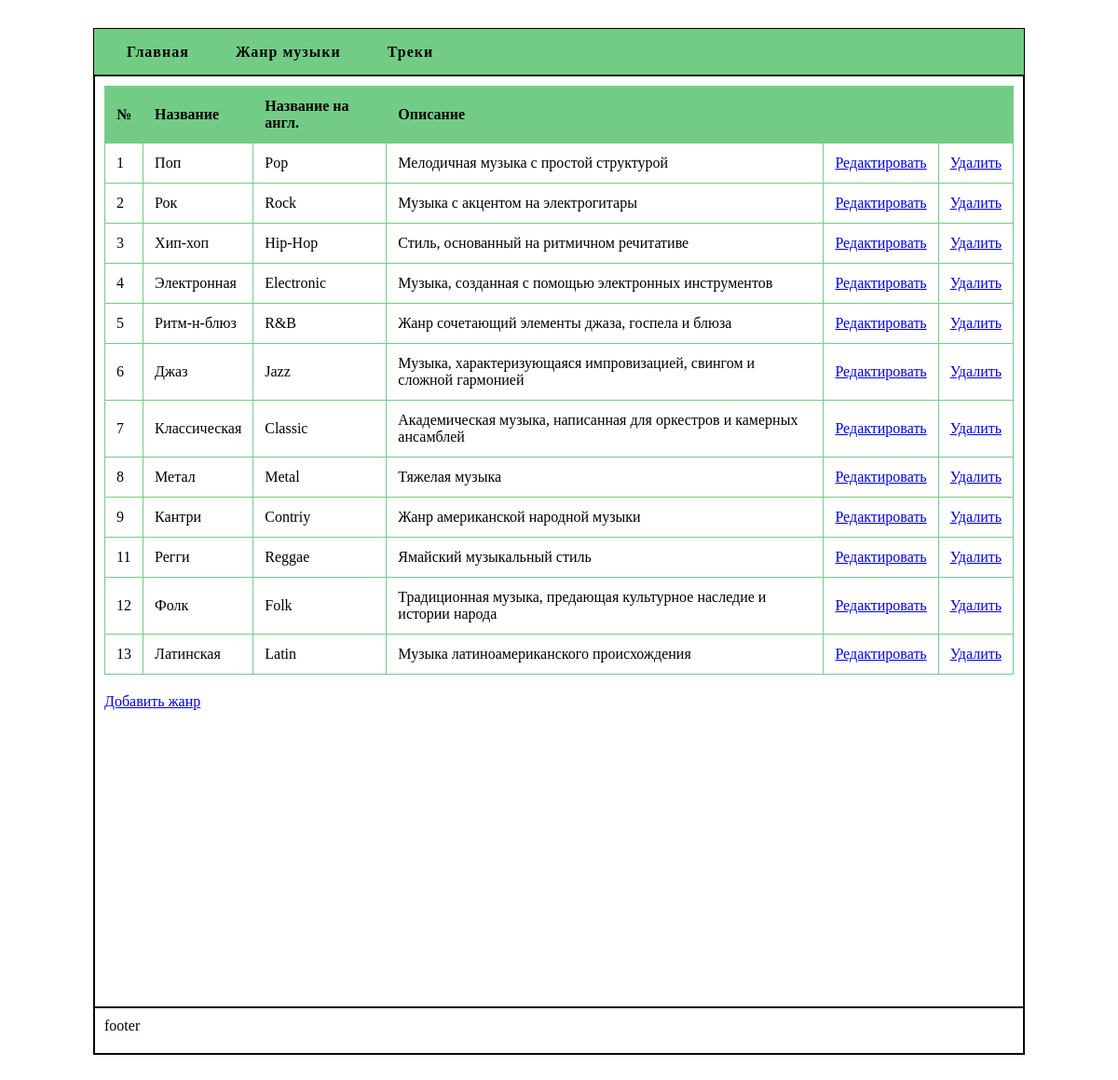
Page /genre/ on the committed database.
### main/models.py (models this page shows, shortened)
class Genre(models.Model):
    name_eng = models.CharField(max_length=100)
    name_ru = models.CharField(max_length=100)
    description = models.TextField()

### main/views.py (the view)
# urls.py: path('genre/', views.genre),
def genre (request):
    genre = Genre.objects.all()
    return render(request, 'genre.html', {'genre': genre})

### main/templates/genre.html (shortened to what this page needs)
{% extends "base.html" %}
{% block content %}
<table>
    <thead>
        <tr>
            <th>№</th>
            <th>Название</th>
            <th>Название на англ.</th>
            <th>Описание</th>
            <th></th>
            <th></th>
        </tr>
    </thead>
    <tbody>
        {% for g in genre %}
        <tr>
            <td>{{g.id}}</td>
            <td>{{g.name_ru}}</td>
            <td>{{g.name_eng}}</td>
            <td>{{g.description}}</td>
            <td><a href="/edit_genre/{{g.id}}">Редактировать</a></td>
            <td><a href="/delete_genre/{{g.id}}">Удалить</a></td>
        </tr>
        {% endfor %}
    </tbody>
</table>
<a href="/add_genre">Добавить жанр</a>
{% endblock content %}

### main/templates/base.html (shortened to what this page needs)
<!DOCTYPE html>
{% load static %}
<html lang="en">
<head>
    <link rel="stylesheet" href="{%static "styles.css" %}" />
</head>
<body>
    <div id="wrapper">
        <div id="header">
            <div id ="menu">
                <a href="/">Главная</a>
                <a href="/genre">Жанр музыки</a>
                <a href="/tracks">Треки</a>
            </div>
        </div>
        <div id="container">
            <div id="content">
                {% block content %}
                {% endblock content %}
            </div>
        </div>
        <div id="footer">
            footer
        </div>
    </div>
</body>
</html>

### main/static/styles.css (style rules this page uses)
* { box-sizing: border-box; }
#wrapper { width: 1000px; margin: 30px auto; border: 0.5px solid black; }
#header { height: 50px; display: flex; align-items: center; justify-content: space-between; padding: 10px 20px; border-bottom: 0.5px solid black; background-color: rgb(115, 204, 134); color: black; transition: all 0.3s ease-in-out; }
#menu { list-style-type: none; display: flex; gap: 20px; }
#menu a { text-decoration: none; color: black; padding: 10px 15px; border-radius: 5px; font-weight: bold; letter-spacing: 1px; transition: all 0.3s ease-in-out; }
#container { display: flex; }
#content { width: 100%; height: 1000px; padding: 10px; border: 0.5px solid black; }
#footer { height: 50px; padding: 10px; border: 0.5px solid black; }
table { width: 100%; border-collapse: collapse; margin-bottom: 20px; }
table th, table td { border: 1px, solid rgb(115, 204, 134); padding: 12px; text-align: left; }
table th { background-color:rgb(115, 204, 134); color: black; }

### rows in the picture
Genre: id "1", name_ru "Поп", name_eng "Pop", description "Мелодичная музыка с простой структурой"
Genre: id "2", name_ru "Рок", name_eng "Rock", description "Музыка с акцентом на электрогитары"
Genre: id "3", name_ru "Хип-хоп", name_eng "Hip-Hop", description "Стиль, основанный на ритмичном речитативе"
Genre: id "4", name_ru "Электронная", name_eng "Electronic", description "Музыка, созданная с помощью электронных инструментов"
Genre: id "5", name_ru "Ритм-н-блюз", name_eng "R&B", description "Жанр сочетающий элементы джаза, госпела и блюза"
Genre: id "6", name_ru "Джаз", name_eng "Jazz", description "Музыка, характеризующаяся импровизацией, свингом и сложной гармонией"
Genre: id "7", name_ru "Классическая", name_eng "Classic", description "Академическая музыка, написанная для оркестров и камерных ансамблей"
Genre: id "8", name_ru "Метал", name_eng "Metal", description "Тяжелая музыка"
Genre: id "9", name_ru "Кантри", name_eng "Contriy", description "Жанр американской народной музыки"
Genre: id "11", name_ru "Регги", name_eng "Reggae", description "Ямайский музыкальный стиль"
Genre: id "12", name_ru "Фолк", name_eng "Folk", description "Традиционная музыка, предающая культурное наследие и истории народа"
Genre: id "13", name_ru "Латинская", name_eng "Latin", description "Музыка латиноамериканского происхождения"
